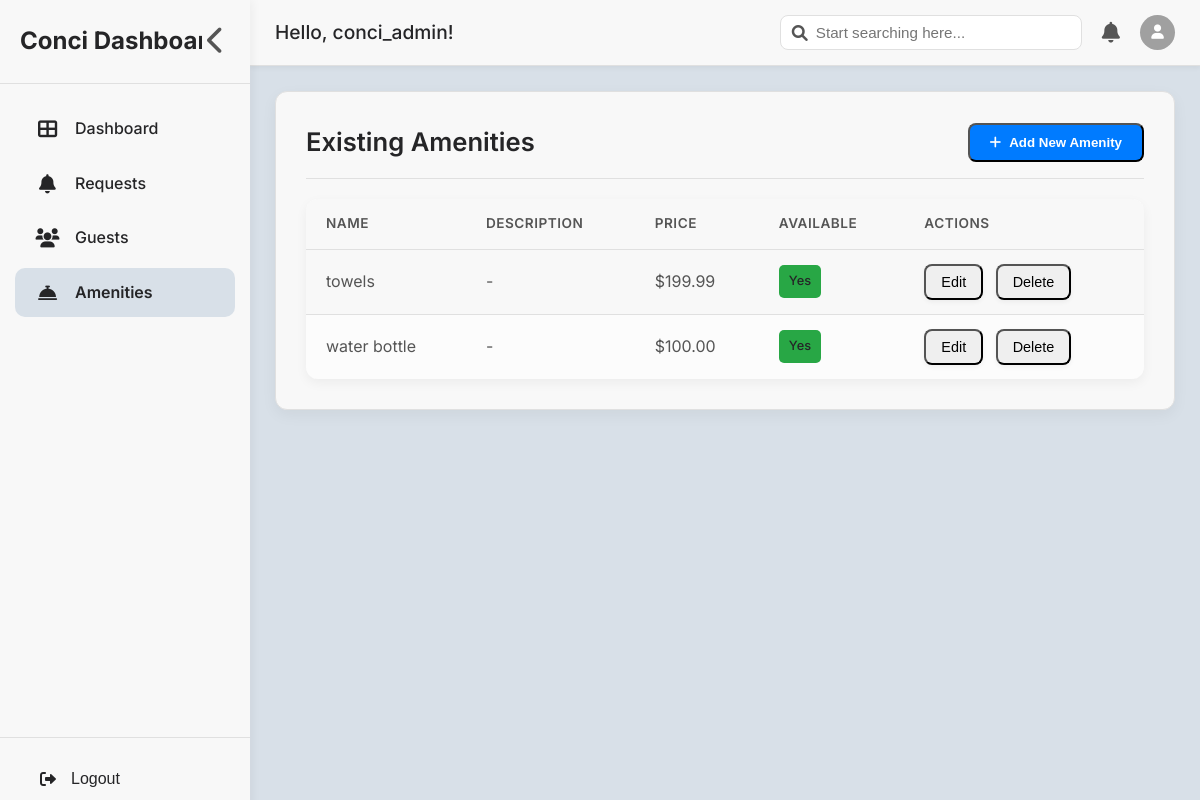
Screenshot of /dashboard/amenities/ (signed in) with the database file from the repository.
### main/models.py (models this page shows, shortened)
class Amenity(models.Model):
    name = models.CharField(max_length=100, unique=True)
    description = models.TextField(blank=True, null=True)
    price = models.DecimalField(max_digits=10, decimal_places=2, help_text="Cost per unit of this amenity.")
    is_available = models.BooleanField(default=True)
    created_at = models.DateTimeField(auto_now_add=True)
    updated_at = models.DateTimeField(auto_now=True)
    class Meta:
        verbose_name_plural = "Amenities" # Correct pluralization in admin
        ordering = ['name']

### main/views.py (the view)
# urls.py: path('dashboard/amenities/', views.amenity_management, name='amenity_management'),
@login_required
def amenity_management(request):
    user_hotel = None
    try:
        user_profile = request.user.profile
        user_hotel = user_profile.hotel
    except UserProfile.DoesNotExist:
        logout(request)
        return redirect('login')
    except AttributeError:
        logout(request)
        return redirect('login')
    if not user_hotel:
        logout(request)
        return redirect('login')
    amenities = Amenity.objects.all().order_by('name') # Get all amenities
    if request.method == 'POST':
        amenity_id = request.POST.get('amenity_id')
        if amenity_id:
            amenity_instance = get_object_or_404(Amenity, id=amenity_id)
            form = AmenityForm(request.POST, instance=amenity_instance)
        else:
            form = AmenityForm(request.POST)
        if form.is_valid():
            form.save()
            return JsonResponse({'success': True, 'message': 'Amenity saved successfully.'})
        else:
            return JsonResponse({'success': False, 'errors': form.errors.as_json()}, status=400)
    else: # GET request
        form = AmenityForm() # Empty form for adding new amenity
    context = {
        'page_title': 'Amenity Management',
        'current_main_tab': 'amenities', # Set a new main tab for amenities
        'form': form,
        'amenities': amenities,
    }
    return render(request, 'main/amenity_management.html', context)

### main/forms.py (shortened to what this page needs)
class AmenityForm(forms.ModelForm):
    class Meta:
        model = Amenity
        fields = ['name', 'description', 'price', 'is_available']
        widgets = {
            'name': forms.TextInput(attrs={'class': 'form-control'}),
            'description': forms.Textarea(attrs={'class': 'form-control', 'rows': 3}),
            'price': forms.NumberInput(attrs={'class': 'form-control', 'step': '0.01'}),
            'is_available': forms.CheckboxInput(attrs={'class': 'form-check-input'})
        }

### main/templates/main/amenity_management.html (shortened to what this page needs)
<!DOCTYPE html>
<html lang="en">
<head>
    <link rel="stylesheet" href="https://cdnjs.cloudflare.com/ajax/libs/font-awesome/6.0.0-beta3/css/all.min.css">
</head>
<body>
    <div class="sidebar" id="sidebar">
        <div>
            <div class="sidebar-header">
                <span class="full-text">Conci Dashboard</span>
                <button class="toggle-btn" id="sidebarToggle">
                    <i class="fas fa-chevron-left"></i>
                </button>
            </div>
            <nav class="sidebar-nav">
                <ul>
                    <li><a href="{% url 'main:home_dashboard' %}" class="nav-link {% if current_main_tab == 'home' %}active{% endif %}">
                        <i class="fas fa-th-large"></i> <span>Dashboard</span>
                    </a></li>
                    <li><a href="{% url 'main:guest_requests_dashboard' %}" class="nav-link {% if current_main_tab == 'requests' %}active{% endif %}">
                        <i class="fas fa-bell"></i> <span>Requests</span>
                    </a></li>
                    <li><a href="{% url 'main:guest_management' %}" class="nav-link {% if current_main_tab == 'guest_management' %}active{% endif %}">
                        <i class="fas fa-users"></i> <span>Guests</span>
                    </a></li>
                    <li><a href="{% url 'main:amenity_management' %}" class="nav-link {% if current_main_tab == 'amenities' %}active{% endif %}">
                        <i class="fas fa-concierge-bell"></i> <span>Amenities</span>
                    </a></li>
                </ul>
            </nav>
        </div>
        <div class="sidebar-footer">
            <form action="{% url 'logout' %}" method="post">
                <button type="submit"><i class="fas fa-sign-out-alt"></i> <span>Logout</span></button>
            </form>
        </div>
    </div>
    <div class="main-area" id="mainArea">
        <header>
            <div class="header-left">
                Hello, {{ user.username }}!
            </div>
            <div class="header-right">
                <div class="search-bar">
                    <i class="fas fa-search"></i>
                    <input type="text" placeholder="Start searching here...">
                </div>
                <div class="notification-bell" id="notificationBell">
                    <i class="fas fa-bell"></i>
                </div>
                <div class="user-avatar">
                    <i class="fas fa-user"></i>
                </div>
            </div>
        </header>
        <div class="main-content">
            <div class="container">
                <div class="amenity-management-header">
                    <h2>Existing Amenities</h2>
                    <button id="addAmenityButton" class="add-amenity-btn">
                        <i class="fas fa-plus"></i> Add New Amenity
                    </button>
                </div>
                {% if amenities %}
                    <div class="table-responsive">
                        <table>
                            <thead>
                                <tr>
                                    <th>Name</th>
                                    <th>Description</th>
                                    <th>Price</th>
                                    <th>Available</th>
                                    <th>Actions</th>
                                </tr>
                            </thead>
                            <tbody>
                                {% for amenity in amenities %}
                                <tr>
                                    <td>{{ amenity.name }}</td>
                                    <td>{{ amenity.description|default:"-" }}</td>
                                    <td>${{ amenity.price|floatformat:2 }}</td>
                                    <td>
                                        <span class="status-{% if amenity.is_available %}available{% else %}unavailable{% endif %}">
                                            {% if amenity.is_available %}Yes{% else %}No{% endif %}
                                        </span>
                                    </td>
                                    <td class="action-buttons">
                                        <button class="edit-amenity-btn"
                                            data-id="{{ amenity.id }}"
                                            data-name="{{ amenity.name }}"
                                            data-description="{{ amenity.description|default:'' }}"
                                            data-price="{{ amenity.price|floatformat:2 }}"
                                            data-is-available="{% if amenity.is_available %}true{% else %}false{% endif %}">
                                            Edit
                                        </button>
                                        <button class="delete-amenity-btn" data-id="{{ amenity.id }}">
                                            Delete
                                        </button>
                                    </td>
                                </tr>
                                {% endfor %}
                            </tbody>
                        </table>
                    </div>
                {% else %}
                    <p>No amenities added yet.</p>
                {% endif %}
            </div>
        </div>
    </div>
</body>
</html>

### rows the page displays
Amenity: name "towels", description "-", price "199.99", is_available "Yes"
Amenity: name "water bottle", description "-", price "100.00", is_available "Yes"

### other values shown
{{ user.username }} "conci_admin"
